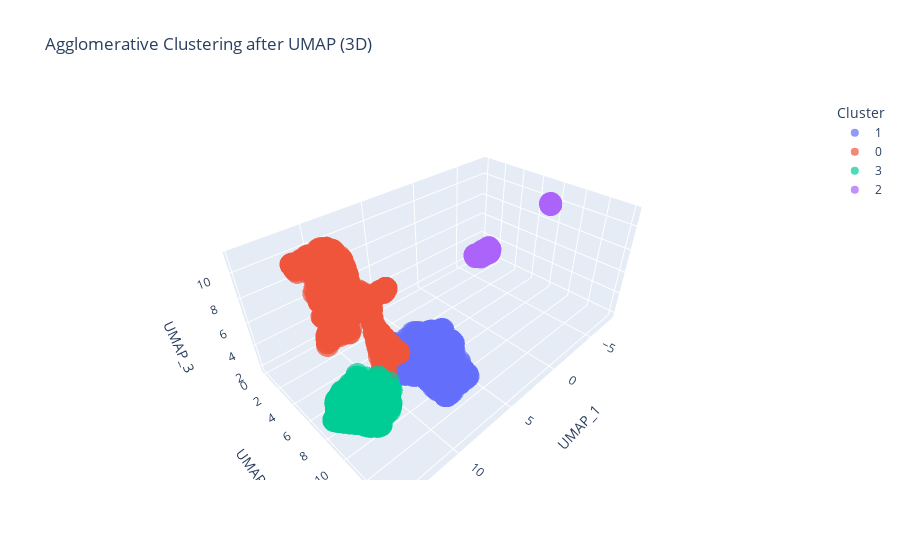

The code cell stored with this chart in its notebook:
### Markdown cell above
To better understand the structure of the clusters, we visualize the results in 3D using Plotly Express. The visualization provides an interactive way to explore how the data points are grouped into distinct clusters.

### Code cell
import plotly.express as px

# Prepare the data for visualization
df_plot = pd.DataFrame(df_umap, columns=["UMAP_1", "UMAP_2", "UMAP_3"])
df_plot["cluster_agg"] = df["cluster_agg"]

# Interactive 3D visualization
fig = px.scatter_3d(df_plot, x="UMAP_1", y="UMAP_2", z="UMAP_3",
                    color=df_plot["cluster_agg"].astype(str),
                    title="Agglomerative Clustering after UMAP (3D)",
                    labels={"color": "Cluster"},
                    opacity=0.7)
fig.show()

### Figure 1 — Plotly figure (JSON) as saved in the notebook; plotly's stock layout.template omitted (floating-point values rounded to 4 significant figures; data arrays with more than 128 entries replaced by an {"elided": "..."} marker saying what was removed)
{"data": [{"hovertemplate": "Cluster=1<br>UMAP_1=%{x}<br>UMAP_2=%{y}<br>UMAP_3=%{z}<extra></extra>", "legendgroup": "1", "marker": {"color": "#636efa", "opacity": 0.7, "symbol": "circle"}, "mode": "markers", "name": "1", "scene": "scene", "showlegend": true, "type": "scatter3d", "x": {"elided": "1063 float values"}, "y": {"elided": "1063 float values"}, "z": {"elided": "1063 float values"}}, {"hovertemplate": "Cluster=0<br>UMAP_1=%{x}<br>UMAP_2=%{y}<br>UMAP_3=%{z}<extra></extra>", "legendgroup": "0", "marker": {"color": "#EF553B", "opacity": 0.7, "symbol": "circle"}, "mode": "markers", "name": "0", "scene": "scene", "showlegend": true, "type": "scatter3d", "x": {"elided": "1764 float values"}, "y": {"elided": "1764 float values"}, "z": {"elided": "1764 float values"}}, {"hovertemplate": "Cluster=3<br>UMAP_1=%{x}<br>UMAP_2=%{y}<br>UMAP_3=%{z}<extra></extra>", "legendgroup": "3", "marker": {"color": "#00cc96", "opacity": 0.7, "symbol": "circle"}, "mode": "markers", "name": "3", "scene": "scene", "showlegend": true, "type": "scatter3d", "x": {"elided": "1085 float values"}, "y": {"elided": "1085 float values"}, "z": {"elided": "1085 float values"}}, {"hovertemplate": "Cluster=2<br>UMAP_1=%{x}<br>UMAP_2=%{y}<br>UMAP_3=%{z}<extra></extra>", "legendgroup": "2", "marker": {"color": "#ab63fa", "opacity": 0.7, "symbol": "circle"}, "mode": "markers", "name": "2", "scene": "scene", "showlegend": true, "type": "scatter3d", "x": {"elided": "205 float values"}, "y": {"elided": "205 float values"}, "z": {"elided": "205 float values"}}], "layout": {"legend": {"title": {"text": "Cluster"}, "tracegroupgap": 0}, "scene": {"domain": {"x": [0, 1], "y": [0, 1]}, "xaxis": {"title": {"text": "UMAP_1"}}, "yaxis": {"title": {"text": "UMAP_2"}}, "zaxis": {"title": {"text": "UMAP_3"}}}, "title": {"text": "Agglomerative Clustering after UMAP (3D)"}}}
